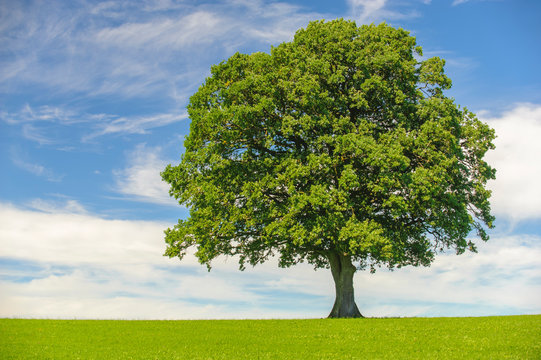
#> input picture Edge Detection/tree.jpeg, 541 x 360 px
$ python 'canny edge detection algorithm.py'
#> lines starting #> are read from the running program, lines starting #| are printed output that depends on the picture
import cv2
import matplotlib.pyplot as plt
img=cv2.imread("tree.jpeg")
#> img is the input picture: shape (360, 541, 3); mean B, G, R 130, 157.1, 136.5
gray=cv2.cvtColor(img,cv2.COLOR_BGR2GRAY)
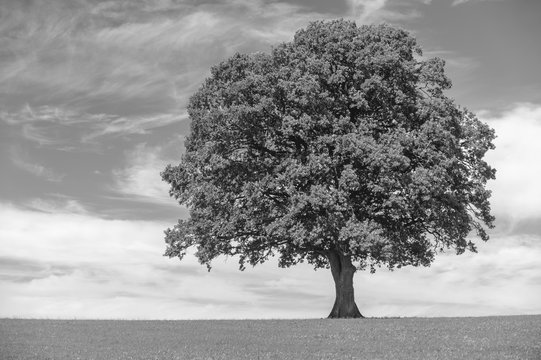
#> gray: shape (360, 541); min 1, max 254, mean 147.9
edges=cv2.Canny(gray,50,100)
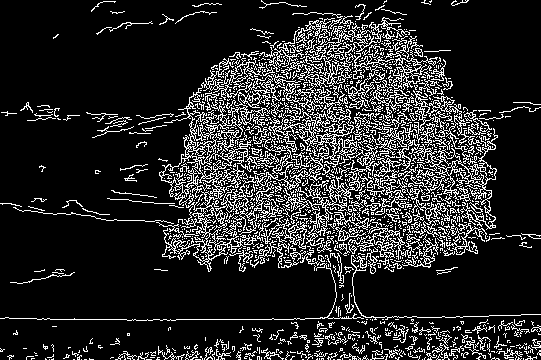
#> edges: shape (360, 541); 16% white in thin lines or dots
plt.imshow(cv2.cvtColor(edges,cv2.COLOR_BGR2RGB))
plt.axis("off")
plt.show()
